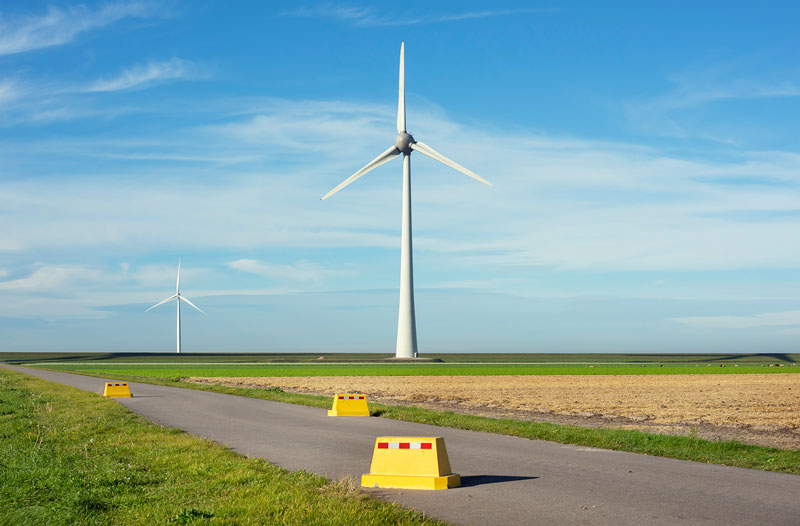
#> input picture Pycharm Program/openCV/photo2/222.jpg, 800 x 526 px, found by its file name
$ python 222.py
#> lines starting #> are read from the running program, lines starting #| are printed output that depends on the picture; after the words box and inside, x2 and y2 are one past the last pixel; in counts of white or black regions, pixels touching at a corner belong together
#!/usr/bin/env python3
# -*- coding: utf-8 -*-
import cv2
import numpy as np


# 读取图像
img = cv2.imread('E:\\Pycharm Program\\openCV\\photo2\\222.jpg')
#> img is the input picture: shape (526, 800, 3); mean B, G, R 168.6, 167.2, 133.1

# 将图像从 BGR 转换为 HSV 颜色空间
hsv = cv2.cvtColor(img, cv2.COLOR_BGR2HSV)
#> hsv: shape (526, 800, 3); mean H, S, V 74.6, 106.1, 190.2

# 定义黄色的范围
min_yellow = np.array([20, 190, 140])
max_yellow = np.array([25, 255, 255])

# 创建黄色的掩码
mask_yellow = cv2.inRange(hsv, min_yellow, max_yellow)
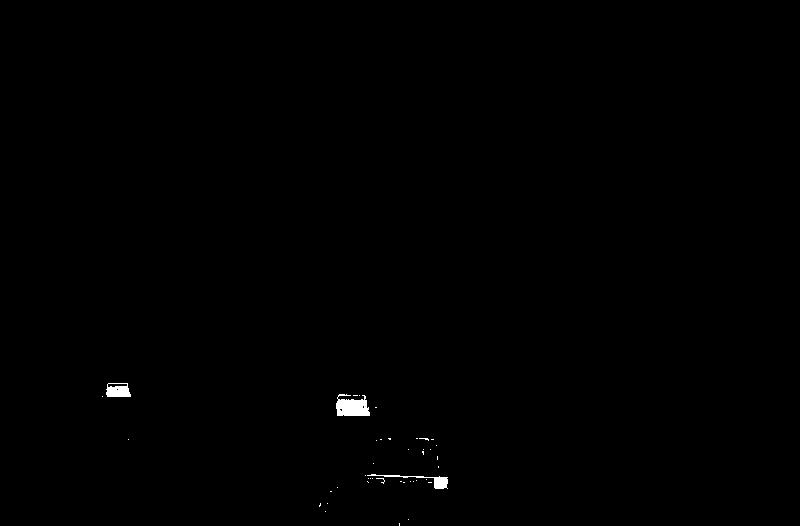
#> mask_yellow: shape (526, 800); 0.28% white; 42 white regions (39 under 20 px), largest, box (x1, y1, x2, y2) and area: (336, 394, 370, 416) 545, (106, 383, 131, 397) 270, (367, 474, 448, 489) 261

# 将黄色区域标记为红色
img[mask_yellow > 0] = [0, 0, 255]
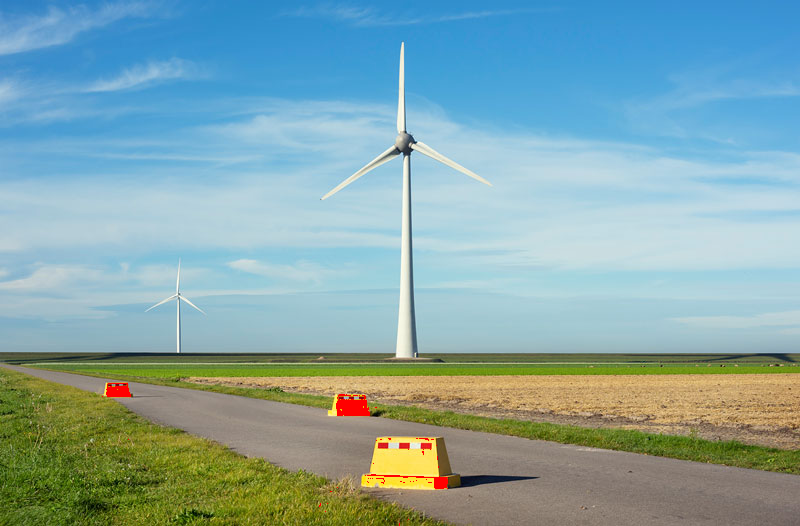
#> img: shape (526, 800, 3); 0.28% of pixels changed, all inside (x1, y1, x2, y2) = (102, 383, 448, 526)

cv2.imshow('step1', img)

#第一个黄色的路障和后面两个路障的黄色不同，所以我先处理后面两个处在阴影里的路障，再把前面处于阳光下的路障标红
#一下步骤重复前面的，对min_yellow进行了调整
hsv = cv2.cvtColor(img, cv2.COLOR_BGR2HSV)
#> hsv: shape (526, 800, 3); mean H, S, V 74.6, 106.2, 190.3

min_yellow = np.array([23, 89, 212])
max_yellow = np.array([25, 255, 255])

mask_yellow = cv2.inRange(hsv, min_yellow, max_yellow)
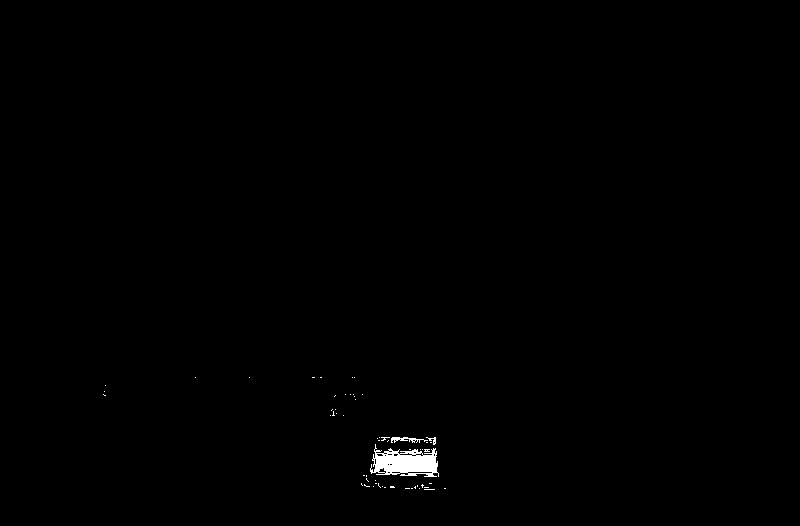
#> mask_yellow: shape (526, 800); 0.4% white; 58 white regions (55 under 20 px), largest, box (x1, y1, x2, y2) and area: (370, 444, 439, 477) 1391, (391, 437, 428, 443) 105, (426, 437, 436, 445) 32

img[mask_yellow > 0] = [0, 0, 255]
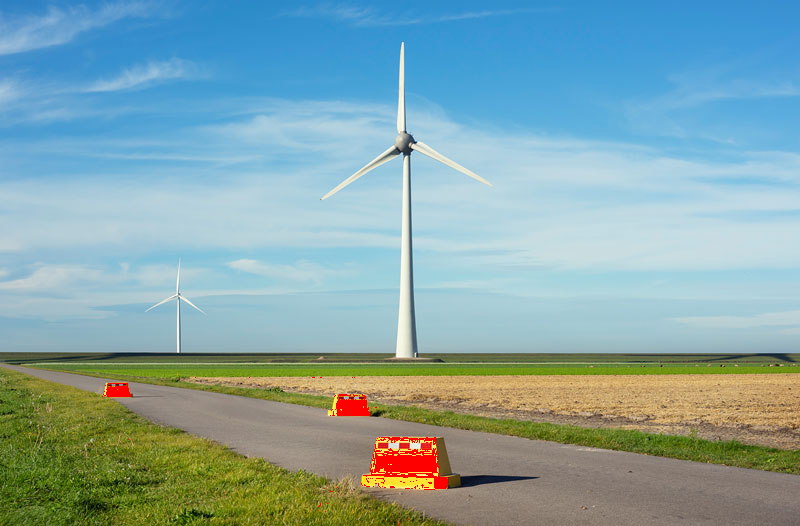
#> img: shape (526, 800, 3); 0.4% of pixels changed, all inside (x1, y1, x2, y2) = (103, 377, 446, 490)

cv2.imwrite('E:\\Pycharm Program\\openCV\\photo2\\2.jpg', img)
cv2.imshow('step2', img)
cv2.waitKey(0)
cv2.destroyAllWindows()
